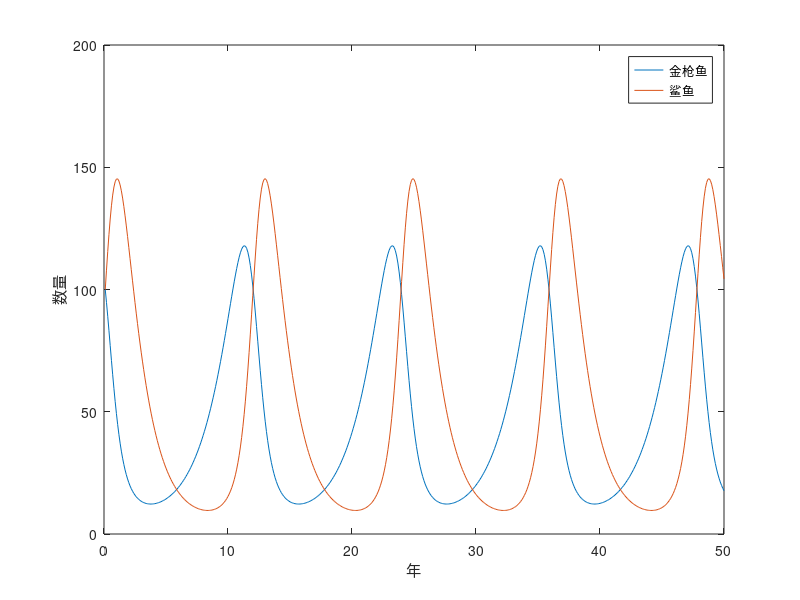

The MATLAB script that drew this image:
a1=0.5;
a2=0.01;
a3=0.015;
a4=0.7;
t=0.1;
X=zeros(1,500);
Y=zeros(1,500);
X(1)=100;
Y(1)=100;
for i=1:499
   Kx1=a1*X(i)-a2*X(i)*Y(i);
   Ky1=a3*X(i)*Y(i)-a4*Y(i);
   Kx2=a1*(X(i)+t*Kx1/2)-a2*(Y(i)+t*Ky1/2)*(X(i)+t*Kx1/2);
   Ky2=a3*(Y(i)+t*Ky1/2)*(X(i)+t*Kx1/2)-a4*(Y(i)+t*Ky1/2);
   Kx3=a1*(X(i)+t*Kx2/2)-a2*(Y(i)+t*Ky2/2)*(X(i)+t*Kx2/2);
   Ky3=a3*(Y(i)+t*Ky2/2)*(X(i)+t*Kx2/2)-a4*(Y(i)+t*Ky2/2);
   Kx4=a1*(X(i)+t*Kx3)-a2*(Y(i)+t*Ky3)*(X(i)+t*Kx3);
   Ky4=a3*(Y(i)+t*Ky3)*(X(i)+t*Kx3)-a4*(Y(i)+t*Ky3);
   
   X(i+1)=X(i)+t*(Kx1+2*Kx2+2*Kx3+Kx4)/6;
   Y(i+1)=Y(i)+t*(Ky1+2*Ky2+2*Ky3+Ky4)/6;
end
x=linspace(0.1,50,500);
plot(x,X,x,Y);
legend('金枪鱼','鲨鱼')
xlabel('年')
ylabel('数量')